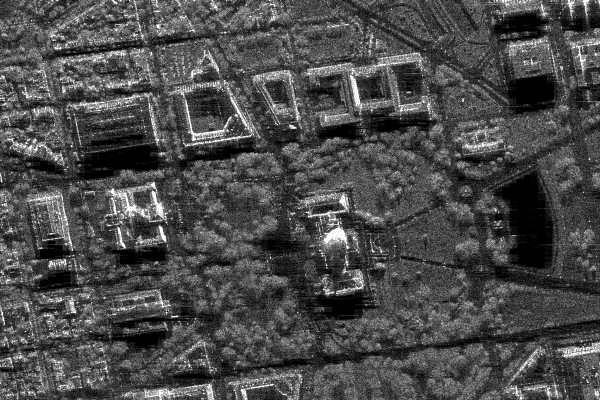
#> input picture Practice_7-8/sar_1_gray.jpg, 600 x 400 px
$ jupyter execute DE_IP_2024_Task_7-8.ipynb
#> lines starting #> are read from the running program, lines starting #| are printed output that depends on the picture
[cell 1]
import cv2
import numpy as np
import matplotlib.pyplot as plt
import struct
import os

plt.rcParams['figure.figsize'] = [12, 8]

---
## Загрузка и подготовка изображения

[cell 2]
# Загрузка изображения
img = cv2.imread('sar_1_gray.jpg', cv2.IMREAD_GRAYSCALE)
#> img is the input picture: shape (400, 600); min 0, max 255, mean 74.9

# Приводим к размеру 512x512 для наглядности сжатия
img = cv2.resize(img, (512, 512))
#> img: shape (512, 512)

plt.imshow(img, cmap='gray')
plt.title(f'Исходное изображение {img.shape}', fontweight='bold')
plt.axis('off')
plt.show()

print(f'Размер: {img.shape}')
#| Размер: (512, 512)
print(f'Память: {img.nbytes} байт')
#| Память: 262144 байт

---
## Сохранение в бинарный файл

[cell 3]
def save_binary(image, path):
#> called with path = 'original.bin'
    with open(path, 'wb') as f:
        h, w = image.shape
#> h = 512; w = 512
        f.write(struct.pack('II', h, w))
        f.write(image.tobytes())

def load_binary(path):
    with open(path, 'rb') as f:
        h, w = struct.unpack('II', f.read(8))
        data = np.frombuffer(f.read(), dtype=np.uint8)
        return data.reshape(h, w)

# Сохраняем оригинал
save_binary(img, 'original.bin')
original_size = os.path.getsize('original.bin')

print(f'Оригинал сохранён: {original_size:,} байт')

---
## Вейвлет-преобразование Хаара

[cell 4]
def haar_1d(row):
    """1D преобразование Хаара"""
    n = len(row)
    result = np.zeros(n, dtype=np.float32)

    # Среднее и разность пар
    result[:n//2] = (row[0::2] + row[1::2]) / 2  # Low
    result[n//2:] = (row[0::2] - row[1::2]) / 2  # High

    return result

def haar_2d(image):
    """2D преобразование Хаара -> LL, LH, HL, HH"""
    h, w = image.shape
#> h = 512; w = 512
    img = image.astype(np.float32)

    # По строкам
    temp = np.zeros_like(img)
    for i in range(h):
        temp[i] = haar_1d(img[i])
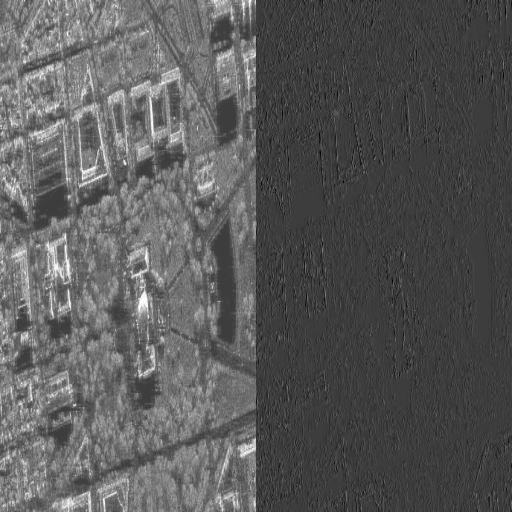
#> temp: shape (512, 512) float32; min -80, max 254, mean 37.4; drawn with min black and max white

    # По столбцам
    h2, w2 = h // 2, w // 2
#> h2 = 256; w2 = 256
    LL = np.zeros((h2, w2), dtype=np.float32)
    LH = np.zeros((h2, w2), dtype=np.float32)
    HL = np.zeros((h2, w2), dtype=np.float32)
    HH = np.zeros((h2, w2), dtype=np.float32)

    for j in range(w):
        col = haar_1d(temp[:, j])
        if j < w2:
            LL[:, j] = col[:h2]
            HL[:, j] = col[h2:]
        else:
            LH[:, j - w2] = col[:h2]
            HH[:, j - w2] = col[h2:]
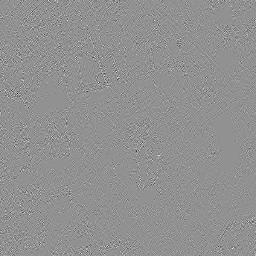
#> HH: shape (256, 256) float32; min -44.5, max 33.5, mean 0; drawn with min black and max white
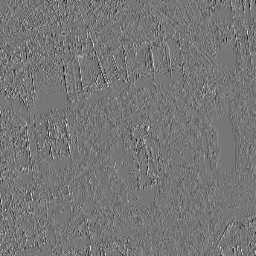
#> LH: shape (256, 256) float32; min -77, max 88.25, mean 0; drawn with min black and max white
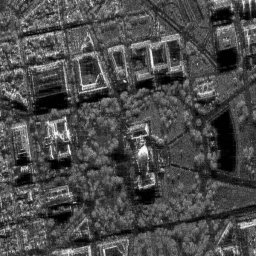
#> LL: shape (256, 256) float32; min 0, max 251, mean 74.8

    return LL, LH, HL, HH

# Применяем
LL, LH, HL, HH = haar_2d(img)

print(f'Исходное: {img.shape}')
#| Исходное: (512, 512)
print(f'LL: {LL.shape}, LH: {LH.shape}, HL: {HL.shape}, HH: {HH.shape}')
#| LL: (256, 256), LH: (256, 256), HL: (256, 256), HH: (256, 256)

[cell 5]
# Визуализация
def normalize(arr):
    mn, mx = arr.min(), arr.max()
#> mn = 0; mx = 251
    return ((arr - mn) / (mx - mn + 1e-8) * 255).astype(np.uint8)

fig, axes = plt.subplots(2, 2, figsize=(10, 10))

axes[0,0].imshow(normalize(LL), cmap='gray')
axes[0,0].set_title('LL (низкие частоты)', fontweight='bold')
axes[0,0].axis('off')

axes[0,1].imshow(normalize(LH), cmap='gray')
axes[0,1].set_title('LH (вертикальные детали)', fontweight='bold')
axes[0,1].axis('off')

axes[1,0].imshow(normalize(HL), cmap='gray')
axes[1,0].set_title('HL (горизонтальные детали)', fontweight='bold')
axes[1,0].axis('off')

axes[1,1].imshow(normalize(HH), cmap='gray')
axes[1,1].set_title('HH (диагональные детали)', fontweight='bold')
axes[1,1].axis('off')

plt.suptitle('Вейвлет-компоненты Хаара', fontsize=14, fontweight='bold')
plt.tight_layout()
plt.show()

---
## Квантование высокочастотных компонент

[cell 6]
def quantize(arr, levels=4):
    """Квантование на заданное число уровней"""
#> called with levels = 4
    mn, mx = arr.min(), arr.max()
#> mn = -77; mx = 88.25
    if mx == mn:
        return arr

    step = (mx - mn) / levels
#> step = 41.31
    result = np.zeros_like(arr)

    for i in range(levels):
        lo = mn + i * step
        hi = mn + (i + 1) * step
        center = (lo + hi) / 2
        mask = (arr >= lo) & (arr < hi) if i < levels-1 else (arr >= lo)
        result[mask] = center
#> this loop made 4 passes
#> (lo, hi, center) on passes 1 to 4: (-77, -35.69, -56.34), (-35.69, 5.62, -15.03), (5.62, 46.94, 26.28), (46.94, 88.25, 67.59)
#> pass 1, in quantize, `mask = (arr >= lo) & (arr < hi) if i < levels-1 else (arr >= lo)`:
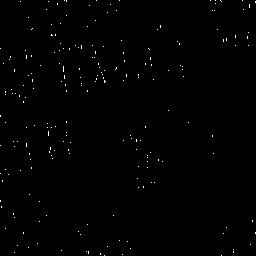
#> mask: shape (256, 256) bool; 0.48% white in thin lines or dots
#> after the loop:
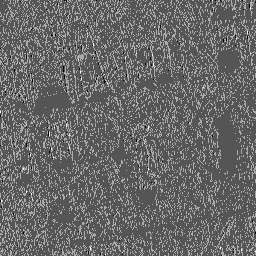
#> result: shape (256, 256) float32; min -56.34, max 67.59, mean -5.7; drawn with min black and max white

    return result

# Квантование (4 уровня)
LH_q = quantize(LH, 4)
HL_q = quantize(HL, 4)
#> call 2 of quantize, with levels = 4
#> in quantize (call 2), `mn, mx = arr.min(), arr.max()`: mn = -60; mx = 67.5
#> in quantize (call 2), `step = (mx - mn) / levels`: step = 31.88
#> the loop in quantize (call 2), `for i in range(levels):` made 4 passes
#> (lo, hi, center) on passes 1 to 4: (-60, -28.12, -44.06), (-28.12, 3.75, -12.19), (3.75, 35.62, 19.69), (35.62, 67.5, 51.56)
#> after the loop in quantize (call 2), `for i in range(levels):`:
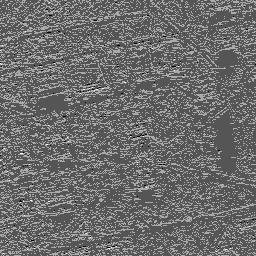
#> result: shape (256, 256) float32; min -44.06, max 51.56, mean -3.5; drawn with min black and max white
HH_q = quantize(HH, 4)
#> call 3 of quantize, with levels = 4
#> in quantize (call 3), `mn, mx = arr.min(), arr.max()`: mn = -44.5; mx = 33.5
#> in quantize (call 3), `step = (mx - mn) / levels`: step = 19.5
#> the loop in quantize (call 3), `for i in range(levels):` made 4 passes
#> (lo, hi, center) on passes 1 to 4: (-44.5, -25, -34.75), (-25, -5.5, -15.25), (-5.5, 14, 4.25), (14, 33.5, 23.75)
#> after the loop in quantize (call 3), `for i in range(levels):`:
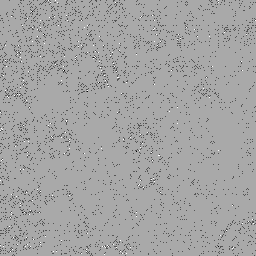
#> result: shape (256, 256) float32; min -34.75, max 23.75, mean 3.2; drawn with min black and max white

print('Квантование на 4 уровня:')
print(f'  LH: {len(np.unique(LH_q))} уникальных значений')
#|   LH: 4 уникальных значений
print(f'  HL: {len(np.unique(HL_q))} уникальных значений')
#|   HL: 4 уникальных значений
print(f'  HH: {len(np.unique(HH_q))} уникальных значений')
#|   HH: 4 уникальных значений

---
## Сжатие

[cell 7]
def save_compressed(LL, path):
    # Нормализуем к uint8
#> called with path = 'compressed.bin'
    mn, mx = LL.min(), LL.max()
#> mn = 0; mx = 251
    LL_u8 = ((LL - mn) / (mx - mn) * 255).astype(np.uint8)

    with open(path, 'wb') as f:
        h, w = LL_u8.shape
#> h = 256; w = 256
        f.write(struct.pack('II', h, w))
        f.write(LL_u8.tobytes())

    return os.path.getsize(path)

# Сохраняем сжатый файл
compressed_size = save_compressed(LL, 'compressed.bin')
#> compressed_size = 65544

print(f'Сжатый файл: {compressed_size:,} байт')
#| Сжатый файл: 65,544 байт

---
## Сравнение размеров

[cell 8]
ratio = original_size / compressed_size
#> ratio = 4
savings = (1 - compressed_size / original_size) * 100
#> savings = 75

print('=' * 55)
print('РЕЗУЛЬТАТЫ СЖАТИЯ')
print('=' * 55)
print(f"{'Формат':<20} {'Размер':<15} {'Коэфф.'}")
print('-' * 55)
print(f"{'Оригинал (BIN)':<20} {original_size:>10,} байт   1.0:1")
print(f"{'Сжатый (LL only)':<20} {compressed_size:>10,} байт   {ratio:.1f}:1")
#| Сжатый (LL only)         65,544 байт   4.0:1
print('=' * 55)
print(f'Экономия: {savings:.1f}%')
#| Экономия: 75.0%
print(f'Коэффициент сжатия: {ratio:.1f}:1')
#| Коэффициент сжатия: 4.0:1

[cell 9]
# График
labels = ['Оригинал', 'Сжатый (LL)']
sizes = [original_size, compressed_size]
#> sizes = [262152, 65544]
colors = ['#e74c3c', '#27ae60']

plt.figure(figsize=(8, 5))
bars = plt.bar(labels, sizes, color=colors, edgecolor='black', width=0.5)

for bar, size in zip(bars, sizes):
    plt.text(bar.get_x() + bar.get_width()/2, bar.get_height() + 2000,
             f'{size:,} байт', ha='center', fontweight='bold')
#> this loop made 2 passes
#> size on passes 1 to 2: 262152, 65544

plt.ylabel('Размер (байт)')
plt.title(f'Сжатие {ratio:.1f}:1 ({savings:.0f}% экономии)', fontsize=14, fontweight='bold')
plt.grid(axis='y', alpha=0.3)
plt.tight_layout()
plt.show()
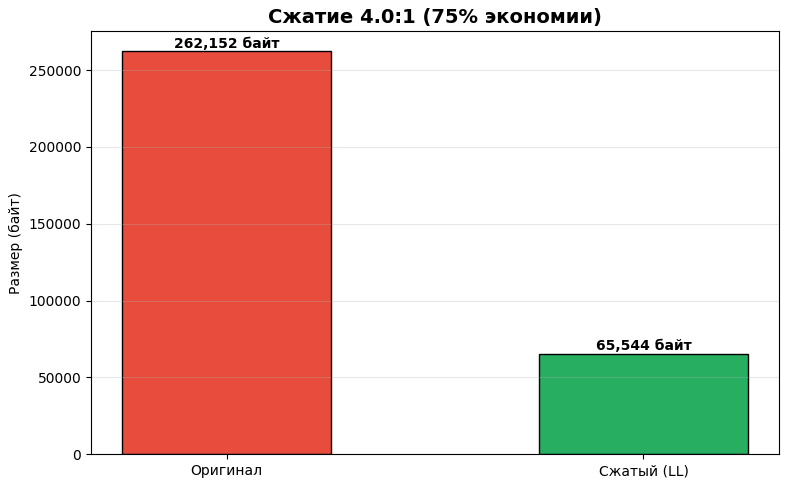
#> figure drawn by matplotlib, 1 panel

---
## Восстановление и оценка качества

[cell 10]
# Загрузка сжатого
LL_loaded = load_binary('compressed.bin')

# Восстановление через интерполяцию
restored = cv2.resize(LL_loaded, img.shape[::-1], interpolation=cv2.INTER_LINEAR)

# Метрики качества
mse = np.mean((img.astype(float) - restored.astype(float)) ** 2)
#> mse = 174.2
psnr = 20 * np.log10(255 / np.sqrt(mse)) if mse > 0 else 100
#> psnr = 25.72

print(f'MSE: {mse:.2f}')
#| MSE: 174.18
print(f'PSNR: {psnr:.2f} dB')
#| PSNR: 25.72 dB

[cell 11]
# Визуализация
fig, axes = plt.subplots(1, 3, figsize=(15, 5))

axes[0].imshow(img, cmap='gray')
axes[0].set_title(f'Оригинал\n{original_size//1024} KB', fontweight='bold')
axes[0].axis('off')

axes[1].imshow(restored, cmap='gray')
axes[1].set_title(f'Восстановленное\n{compressed_size//1024} KB, PSNR: {psnr:.1f} dB', fontweight='bold')
axes[1].axis('off')

diff = cv2.absdiff(img, restored)
axes[2].imshow(diff, cmap='hot')
axes[2].set_title('Разница (потери)', fontweight='bold')
axes[2].axis('off')

plt.tight_layout()
plt.show()
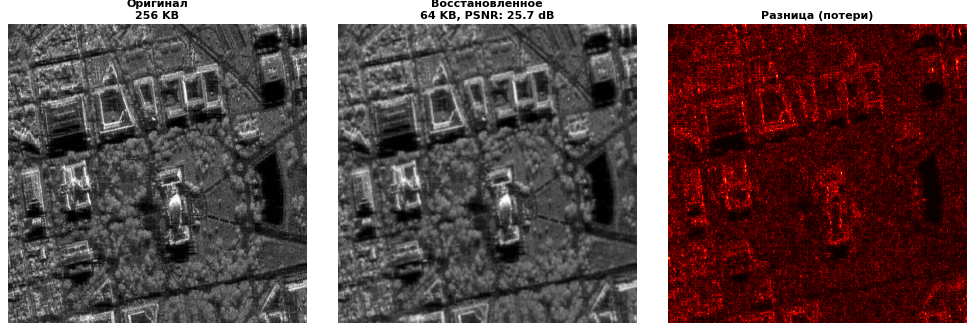
#> figure drawn by matplotlib, 3 panels
